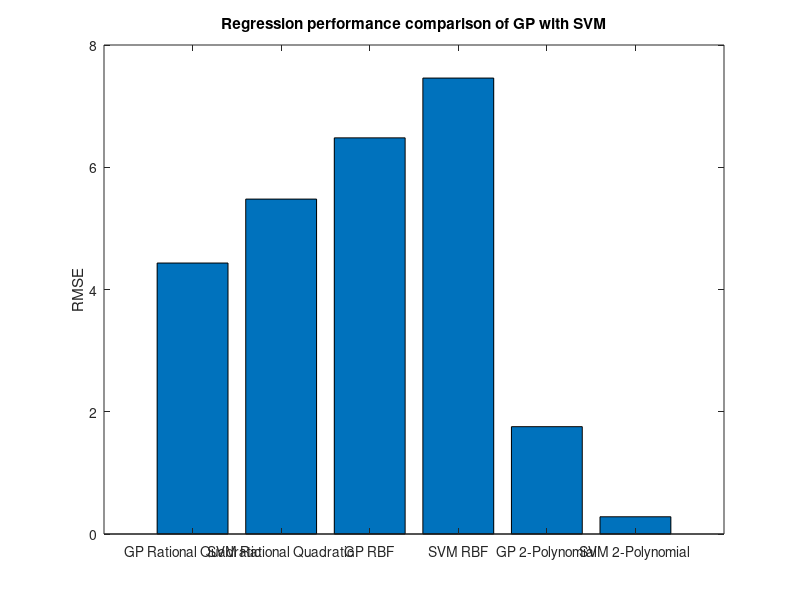

Source code (MATLAB):
% generate figure for boston results
% collected these one-by-one
val = [4.433,5.479,6.481,7.459,1.756,0.282];
name = {'GP Rational Quadratic';'SVM Rational Quadratic';
    'GP RBF';'SVM RBF';'GP 2-Polynomial';'SVM 2-Polynomial'};
bar(val)
set(gca, 'XTickLabel', name)  
ylabel('RMSE')
title('Regression performance comparison of GP with SVM')
